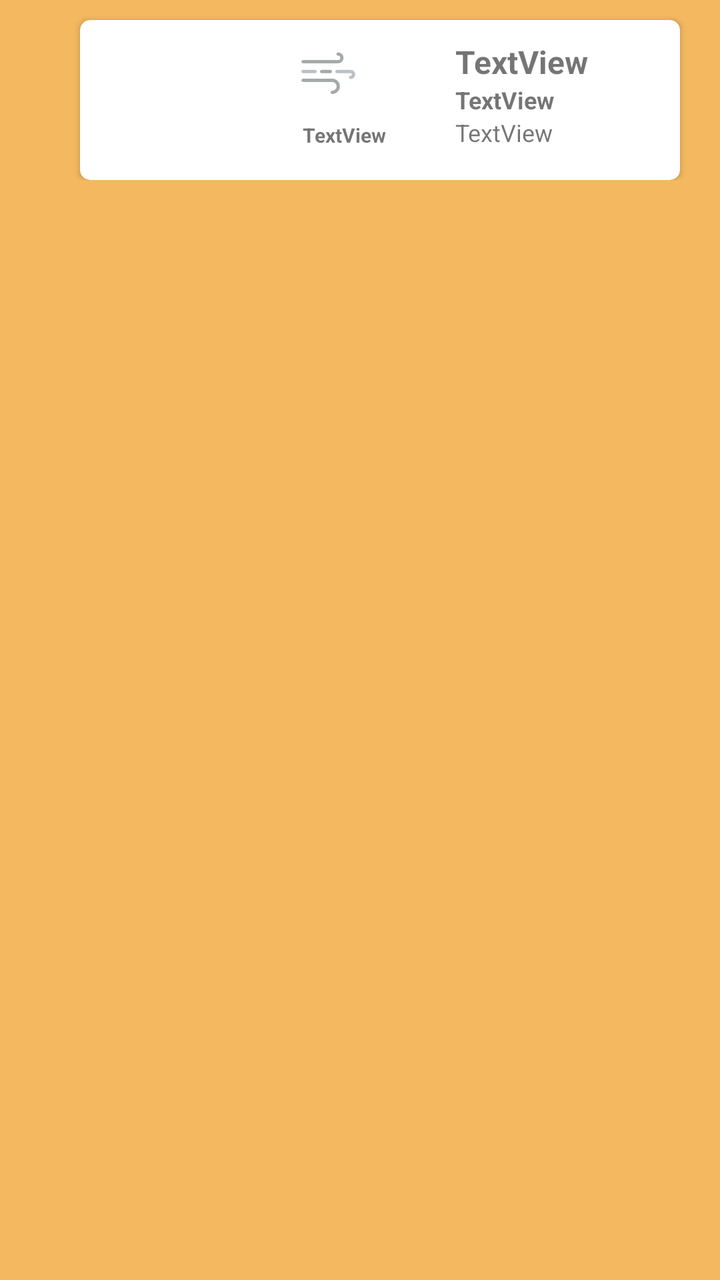
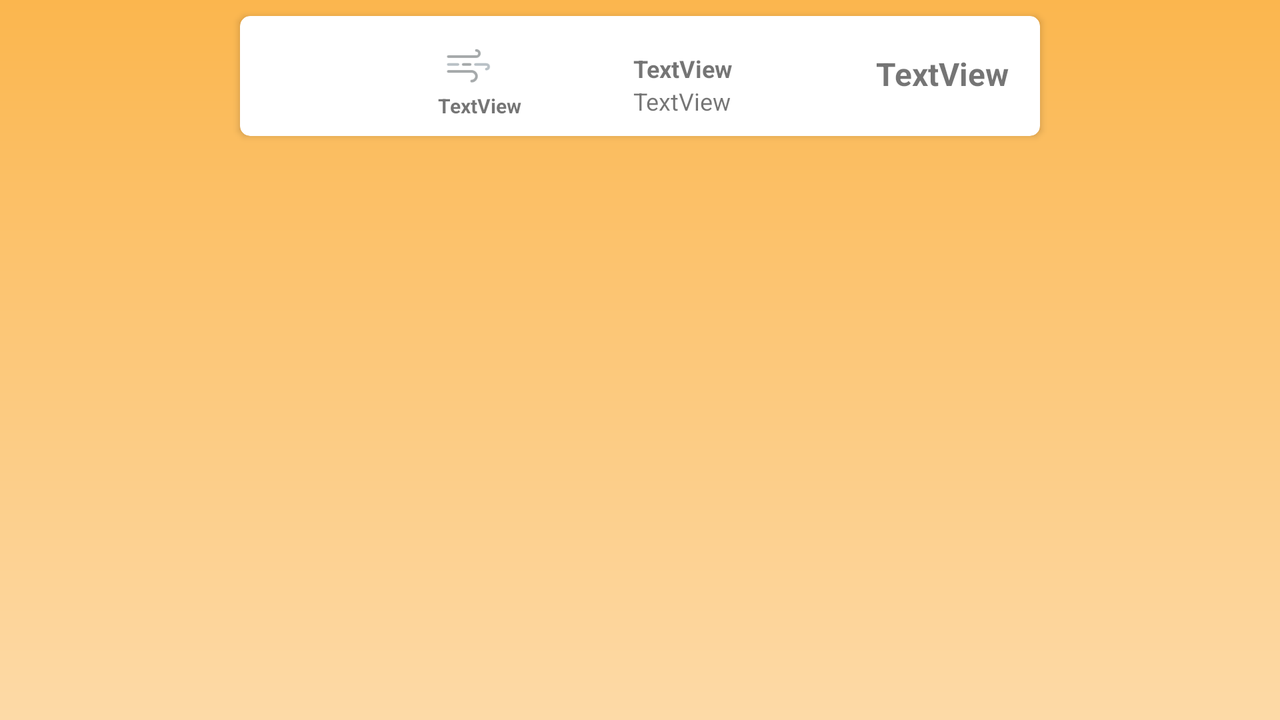

First picture: res/layout/ on a phone held upright. Second picture: the repository's own variant of that layout, on a device whose configuration matches the variant's folder. Source for both follows.
<!-- AndroidManifest.xml: application theme Theme.SolarPred -->
<!-- res/layout/activity_graph.xml -->
<?xml version="1.0" encoding="utf-8"?>
<androidx.drawerlayout.widget.DrawerLayout xmlns:android="http://schemas.android.com/apk/res/android"
    xmlns:app="http://schemas.android.com/apk/res-auto"
    android:id="@+id/drawer_layout"
    android:layout_width="match_parent"
    android:layout_height="match_parent"
    android:background="#F4B960">

    <androidx.viewpager2.widget.ViewPager2
        android:id="@+id/pager"
        android:layout_width="match_parent"
        android:layout_height="0dp"
        app:layout_constraintBottom_toBottomOf="parent"
        app:layout_constraintEnd_toEndOf="parent"
        app:layout_constraintHorizontal_bias="0.0"
        app:layout_constraintStart_toStartOf="parent"
        app:layout_constraintTop_toTopOf="@+id/guideline2"
        app:layout_constraintVertical_bias="0.0" />

    <androidx.constraintlayout.widget.Guideline
        android:id="@+id/guideline2"
        android:layout_width="wrap_content"
        android:layout_height="wrap_content"
        android:orientation="horizontal"
        app:layout_constraintGuide_percent="0.15" />

    <RelativeLayout
        android:layout_width="match_parent"
        android:layout_height="match_parent">

        <View
            android:id="@+id/view_toolbar"
            android:layout_width="match_parent"
            android:layout_height="2dp"
            android:layout_below="@+id/toolbar"
            android:background="#F4B960" />

        <androidx.appcompat.widget.Toolbar
            android:id="@+id/toolbar"
            android:layout_width="match_parent"
            android:layout_height="wrap_content"
            android:layout_alignParentStart="true"
            android:layout_alignParentEnd="true"
            android:layout_marginStart="0dp"
            android:layout_marginEnd="0dp">


            <androidx.cardview.widget.CardView
                android:id="@+id/cardView3"
                android:layout_width="300dp"
                android:layout_height="80dp"
                android:layout_marginStart="40dp"
                android:layout_marginTop="10dp"
                app:cardCornerRadius="5dp"
                app:layout_constraintBottom_toTopOf="@+id/pager"
                app:layout_constraintStart_toStartOf="parent"
                app:layout_constraintTop_toTopOf="parent"
                app:layout_constraintVertical_bias="0.533">

                <LinearLayout
                    android:layout_width="match_parent"
                    android:layout_height="match_parent"
                    android:layout_marginLeft="10dp"
                    android:orientation="horizontal">

                    <ImageView
                        android:id="@+id/imgWeather"
                        android:layout_width="match_parent"
                        android:layout_height="wrap_content"
                        android:layout_marginLeft="15dp"
                        android:layout_weight="0.7"
                        app:srcCompat="@drawable/ic_clear" />

                    <LinearLayout
                        android:layout_width="match_parent"
                        android:layout_height="match_parent"
                        android:layout_weight="0.7"
                        android:orientation="vertical">

                        <ImageView
                            android:id="@+id/imageView5"
                            android:layout_width="35dp"
                            android:layout_height="35dp"
                            android:layout_marginLeft="20dp"
                            android:layout_weight="1"
                            app:srcCompat="@drawable/ic_wind2" />

                        <TextView
                            android:id="@+id/tvWind"
                            android:layout_width="match_parent"
                            android:layout_height="wrap_content"
                            android:layout_marginLeft="25dp"
                            android:layout_weight="1"
                            android:text="TextView"
                            android:textSize="10sp"
                            android:textStyle="bold" />
                    </LinearLayout>

                    <LinearLayout
                        android:layout_width="match_parent"
                        android:layout_height="match_parent"
                        android:layout_weight="0.5"
                        android:orientation="vertical">

                        <TextView
                            android:id="@+id/tvCity"
                            android:layout_width="wrap_content"
                            android:layout_height="wrap_content"
                            android:layout_marginLeft="25dp"
                            android:layout_marginTop="10dp"
                            android:text="TextView"
                            android:textSize="16sp"
                            android:textStyle="bold" />

                        <TextView
                            android:id="@+id/tvTemp"
                            android:layout_width="wrap_content"
                            android:layout_height="wrap_content"
                            android:layout_marginLeft="25dp"
                            android:text="TextView"
                            android:textSize="12sp"
                            android:textStyle="bold" />

                        <TextView
                            android:id="@+id/tvWeather"
                            android:layout_width="wrap_content"
                            android:layout_height="wrap_content"
                            android:layout_marginLeft="25dp"
                            android:text="TextView"
                            android:textSize="12sp" />

                    </LinearLayout>

                </LinearLayout>

            </androidx.cardview.widget.CardView>
        </androidx.appcompat.widget.Toolbar>

    </RelativeLayout>

    <com.google.android.material.navigation.NavigationView
        android:id="@+id/nav_view"
        android:layout_width="wrap_content"
        android:layout_height="match_parent"
        android:layout_gravity="start"
        android:fitsSystemWindows="true"
        app:headerLayout="@layout/navi_header"
        app:menu="@menu/navi_menu" />

</androidx.drawerlayout.widget.DrawerLayout>
<!-- res/layout/navi_header.xml (included above) -->
<?xml version="1.0" encoding="utf-8"?>
<LinearLayout xmlns:android="http://schemas.android.com/apk/res/android"
    xmlns:app="http://schemas.android.com/apk/res-auto"
    android:layout_width="match_parent"
    android:layout_height="wrap_content"
    android:background="#F4B960"
    android:gravity="bottom"
    android:orientation="vertical"
    android:theme="@style/ThemeOverlay.AppCompat.Dark">

    <ImageView
        android:id="@+id/imageView"
        android:layout_width="match_parent"
        android:layout_height="100dp"
        app:srcCompat="@drawable/logo_l" />

</LinearLayout>
<!-- resources referenced by this layout -->
<resources>
  <!-- drawable ic_wind2 (drawable) -->
  <vector android:height="500dp" android:viewportHeight="64"
      android:viewportWidth="64" android:width="500dp" xmlns:android="http://schemas.android.com/apk/res/android">
      <path android:fillColor="#00000000"
          android:pathData="M9.5,40.5H36.17a5.5,5.5 0,0 1,5.5 5.5h0a5.5,5.5 0,0 1,-5.5 5.5"
          android:strokeColor="#a5a9aa" android:strokeLineCap="round" android:strokeWidth="3"/>
      <path android:fillColor="#00000000"
          android:pathData="M41.5,16.5A3.5,3.5 0,0 1,45 20h0a3.5,3.5 0,0 1,-3.5 3.5H9.5"
          android:strokeColor="#a5a9aa" android:strokeLineCap="round" android:strokeWidth="3"/>
      <path android:fillColor="#00000000"
          android:pathData="M40.5,32.5H53a2.67,2.67 0,0 1,2.67 2.67h0A2.67,2.67 0,0 1,53 37.83"
          android:strokeColor="#b9c1c6" android:strokeLineCap="round" android:strokeWidth="3"/>
      <path android:fillColor="#00000000"
          android:pathData="M26.5,32.5L34.5,32.5"
          android:strokeColor="#a5a9aa" android:strokeLineCap="round" android:strokeWidth="3"/>
      <path android:fillColor="#00000000"
          android:pathData="M9.5,32.5L20.5,32.5"
          android:strokeColor="#b9c1c6" android:strokeLineCap="round" android:strokeWidth="3"/>
  </vector>
  <!-- drawable logo_l: png bitmap (drawable, 142758 bytes) -->
  <style name="Theme.SolarPred" parent="Theme.AppCompat.Light.NoActionBar">
          
          <item name="colorPrimary">@color/purple_500</item>
          <item name="colorPrimaryVariant">@color/purple_700</item>
          <item name="colorOnPrimary">@color/white</item>
          
          <item name="colorSecondary">@color/teal_200</item>
          <item name="colorSecondaryVariant">@color/teal_700</item>
          <item name="colorOnSecondary">@color/black</item>
          
          <item name="android:statusBarColor" tools:targetApi="l">#F7F5F2</item>
          
          <item name="windowNoTitle">true</item>
          <item name="android:windowLightStatusBar" tools:targetApi="m">true</item>
      </style>
</resources>
<!-- res/layout-land/activity_graph.xml (the repository's variant of the layout above) -->
<!-- drawn on the phone turned sideways -->
<?xml version="1.0" encoding="utf-8"?>
<androidx.drawerlayout.widget.DrawerLayout xmlns:android="http://schemas.android.com/apk/res/android"
    xmlns:app="http://schemas.android.com/apk/res-auto"
    android:id="@+id/drawer_layout"
    android:layout_width="match_parent"
    android:layout_height="match_parent"
    android:background="@drawable/gradient_1">

    <androidx.viewpager2.widget.ViewPager2
        android:id="@+id/pager"
        android:layout_width="match_parent"
        android:layout_height="0dp"
        app:layout_constraintBottom_toBottomOf="parent"
        app:layout_constraintEnd_toEndOf="parent"
        app:layout_constraintHorizontal_bias="0.0"
        app:layout_constraintStart_toStartOf="parent"
        app:layout_constraintTop_toTopOf="@+id/guideline2"
        app:layout_constraintVertical_bias="0.0" />

    <androidx.constraintlayout.widget.Guideline
        android:id="@+id/guideline2"
        android:layout_width="wrap_content"
        android:layout_height="wrap_content"
        android:orientation="horizontal"
        app:layout_constraintGuide_percent="0.15" />

    <RelativeLayout
        android:layout_width="match_parent"
        android:layout_height="match_parent">

        <androidx.appcompat.widget.Toolbar
            android:id="@+id/toolbar"
            android:layout_width="wrap_content"
            android:layout_height="76dp"
            android:layout_alignParentStart="true"
            android:layout_alignParentEnd="true"
            android:layout_marginStart="20dp"
            android:layout_marginEnd="0dp">


            <androidx.cardview.widget.CardView
                android:id="@+id/cardView3"
                android:layout_width="400dp"
                android:layout_height="60dp"
                android:layout_marginStart="100dp"
                android:layout_marginTop="5dp"
                app:cardCornerRadius="5dp"
                app:layout_constraintBottom_toTopOf="@+id/pager"
                app:layout_constraintStart_toStartOf="parent"
                app:layout_constraintTop_toTopOf="parent"
                app:layout_constraintVertical_bias="0.533">

                <LinearLayout
                    android:layout_width="match_parent"
                    android:layout_height="match_parent"
                    android:layout_marginLeft="10dp"
                    android:orientation="horizontal">

                    <ImageView
                        android:id="@+id/imgWeather"
                        android:layout_width="match_parent"
                        android:layout_height="wrap_content"
                        android:layout_marginLeft="15dp"
                        android:layout_weight="0.7"
                        app:srcCompat="@drawable/ic_clear" />

                    <LinearLayout
                        android:layout_width="match_parent"
                        android:layout_height="match_parent"
                        android:layout_weight="0.6"
                        android:orientation="vertical">

                        <ImageView
                            android:id="@+id/imageView5"
                            android:layout_width="30dp"
                            android:layout_height="20dp"
                            android:layout_marginLeft="40dp"
                            android:layout_marginTop="10dp"
                            android:layout_weight="1"
                            app:srcCompat="@drawable/ic_wind2" />

                        <TextView
                            android:id="@+id/tvWind"
                            android:layout_width="match_parent"
                            android:layout_height="wrap_content"
                            android:layout_marginLeft="40dp"
                            android:layout_weight="1"
                            android:text="TextView"
                            android:textSize="10sp"
                            android:textStyle="bold" />
                    </LinearLayout>

                    <LinearLayout
                        android:layout_width="match_parent"
                        android:layout_height="match_parent"
                        android:layout_weight="0.5"
                        android:orientation="vertical">

                        <TextView
                            android:id="@+id/tvTemp"
                            android:layout_width="wrap_content"
                            android:layout_height="wrap_content"
                            android:layout_marginLeft="40dp"
                            android:layout_marginTop="18dp"
                            android:text="TextView"
                            android:textSize="12sp"
                            android:textStyle="bold" />

                        <TextView
                            android:id="@+id/tvWeather"
                            android:layout_width="wrap_content"
                            android:layout_height="wrap_content"
                            android:layout_marginLeft="40dp"
                            android:text="TextView"
                            android:textSize="12sp" />

                    </LinearLayout>

                    <LinearLayout
                        android:layout_width="match_parent"
                        android:layout_height="match_parent"
                        android:layout_weight="0.6"
                        android:orientation="vertical">

                        <TextView
                            android:id="@+id/tvCity"
                            android:layout_width="wrap_content"
                            android:layout_height="wrap_content"
                            android:layout_marginLeft="15dp"
                            android:layout_marginTop="18dp"
                            android:text="TextView"
                            android:textSize="16sp"
                            android:textStyle="bold" />
                    </LinearLayout>

                </LinearLayout>

            </androidx.cardview.widget.CardView>
        </androidx.appcompat.widget.Toolbar>

    </RelativeLayout>

    <com.google.android.material.navigation.NavigationView
        android:id="@+id/nav_view"
        android:layout_width="wrap_content"
        android:layout_height="match_parent"
        android:layout_gravity="start"
        android:fitsSystemWindows="true"
        app:headerLayout="@layout/navi_header"
        app:menu="@menu/navi_menu" />

</androidx.drawerlayout.widget.DrawerLayout>
<!-- resources referenced by the variant -->
<!-- as the phone turned sideways resolves them -->
<resources>
  <!-- drawable gradient_1 (drawable) -->
  <?xml version="1.0" encoding="utf-8"?>
      <shape xmlns:android="http://schemas.android.com/apk/res/android" android:shape="rectangle">
          <gradient
              android:angle="90"
              android:endColor="#fbb64e"
              android:startColor="#fddaa7"
              android:type="linear" />
      </shape>
  <!-- drawable ic_wind2 (drawable) -->
  <vector android:height="500dp" android:viewportHeight="64"
      android:viewportWidth="64" android:width="500dp" xmlns:android="http://schemas.android.com/apk/res/android">
      <path android:fillColor="#00000000"
          android:pathData="M9.5,40.5H36.17a5.5,5.5 0,0 1,5.5 5.5h0a5.5,5.5 0,0 1,-5.5 5.5"
          android:strokeColor="#a5a9aa" android:strokeLineCap="round" android:strokeWidth="3"/>
      <path android:fillColor="#00000000"
          android:pathData="M41.5,16.5A3.5,3.5 0,0 1,45 20h0a3.5,3.5 0,0 1,-3.5 3.5H9.5"
          android:strokeColor="#a5a9aa" android:strokeLineCap="round" android:strokeWidth="3"/>
      <path android:fillColor="#00000000"
          android:pathData="M40.5,32.5H53a2.67,2.67 0,0 1,2.67 2.67h0A2.67,2.67 0,0 1,53 37.83"
          android:strokeColor="#b9c1c6" android:strokeLineCap="round" android:strokeWidth="3"/>
      <path android:fillColor="#00000000"
          android:pathData="M26.5,32.5L34.5,32.5"
          android:strokeColor="#a5a9aa" android:strokeLineCap="round" android:strokeWidth="3"/>
      <path android:fillColor="#00000000"
          android:pathData="M9.5,32.5L20.5,32.5"
          android:strokeColor="#b9c1c6" android:strokeLineCap="round" android:strokeWidth="3"/>
  </vector>
  <!-- drawable logo_l: png bitmap (drawable, 142758 bytes) -->
  <style name="Theme.SolarPred" parent="Theme.AppCompat.Light.NoActionBar">
          
          <item name="colorPrimary">@color/purple_500</item>
          <item name="colorPrimaryVariant">@color/purple_700</item>
          <item name="colorOnPrimary">@color/white</item>
          
          <item name="colorSecondary">@color/teal_200</item>
          <item name="colorSecondaryVariant">@color/teal_700</item>
          <item name="colorOnSecondary">@color/black</item>
          
          <item name="android:statusBarColor" tools:targetApi="l">#F7F5F2</item>
          
          <item name="windowNoTitle">true</item>
          <item name="android:windowLightStatusBar" tools:targetApi="m">true</item>
      </style>
</resources>
